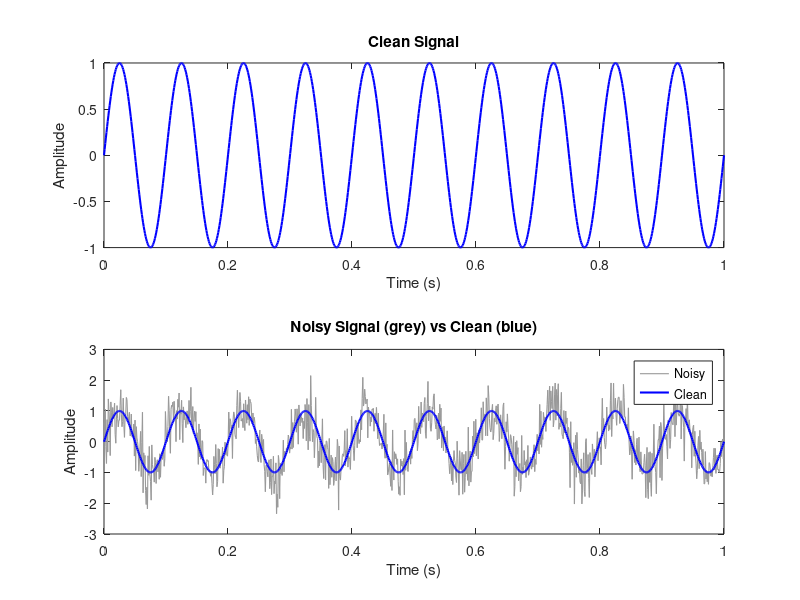
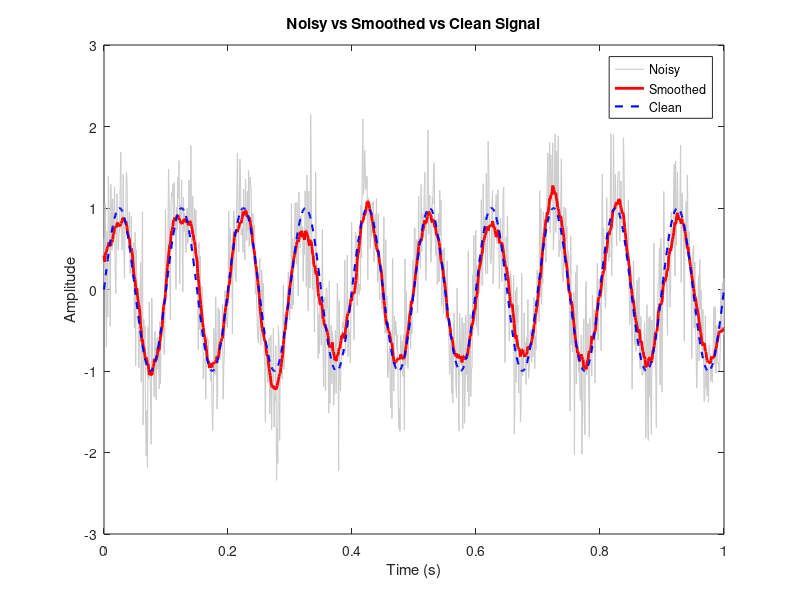

MATLAB code for these plots, in order: (Note: this script raises an error after producing the figures.)
%% BLOCK 2 — Noise, Signal Statistics & Basic Signal Processing
% Lecture 3: MATLAB Summer Prep | NSBV BC2001
% -----------------------------------------------
% Real neuroscience data is always noisy.
% EEG and electrophysiology recordings contain both signal and noise.
% Here we simulate that and learn to characterise what we have.

clc; clearvars;

%% 1. Adding Gaussian noise to a clean signal
t      = linspace(0, 1, 1000);
clean  = sin(2 * pi * 10 * t);         % clean 10 Hz signal

noise_level = 0.5;
noise       = noise_level * randn(size(clean));   % randn = random normal (Gaussian)
noisy       = clean + noise;

figure;
subplot(2,1,1);
plot(t, clean, 'b-', 'LineWidth', 1.5);
xlabel('Time (s)'); ylabel('Amplitude');
title('Clean Signal');

subplot(2,1,2);
plot(t, noisy, 'Color', [0.6 0.6 0.6], 'LineWidth', 0.8);
hold on;
plot(t, clean, 'b-', 'LineWidth', 1.5);
hold off;
xlabel('Time (s)'); ylabel('Amplitude');
title('Noisy Signal (grey) vs Clean (blue)');
legend('Noisy', 'Clean');

%% 2. Descriptive statistics of the signal
fprintf('--- Signal Statistics ---\n');
fprintf('Mean:     %.4f\n', mean(noisy));
fprintf('Std Dev:  %.4f\n', std(noisy));
fprintf('Min:      %.4f\n', min(noisy));
fprintf('Max:      %.4f\n', max(noisy));
fprintf('Range:    %.4f\n', max(noisy) - min(noisy));

%% 3. Simple moving average (smoothing)
% Smoothing reduces noise — fundamental technique in EEG preprocessing
window_size = 20;                          % samples
smoothed    = movmean(noisy, window_size); % built-in moving average

figure;
plot(t, noisy,    'Color', [0.8 0.8 0.8], 'LineWidth', 0.8);
hold on;
plot(t, smoothed, 'r-', 'LineWidth', 2);
plot(t, clean,    'b--', 'LineWidth', 1.5);
hold off;
xlabel('Time (s)'); ylabel('Amplitude');
title('Noisy vs Smoothed vs Clean Signal');
legend('Noisy', 'Smoothed', 'Clean');

%% 4. Signal-to-Noise Ratio (SNR)
signal_power = mean(clean .^ 2);
noise_power  = mean(noise .^ 2);
snr_val      = 10 * log10(signal_power / noise_power);
fprintf('\nSignal-to-Noise Ratio: %.2f dB\n', snr_val);

%% 5. Histogram of signal values
figure;
histogram(noisy, 40, 'FaceColor', [0.4 0.6 0.9], 'EdgeColor', 'white');
xlabel('Amplitude'); ylabel('Count');
title('Distribution of Signal Values');
xline(mean(noisy), 'r--', 'LineWidth', 2, 'Label', 'Mean');
